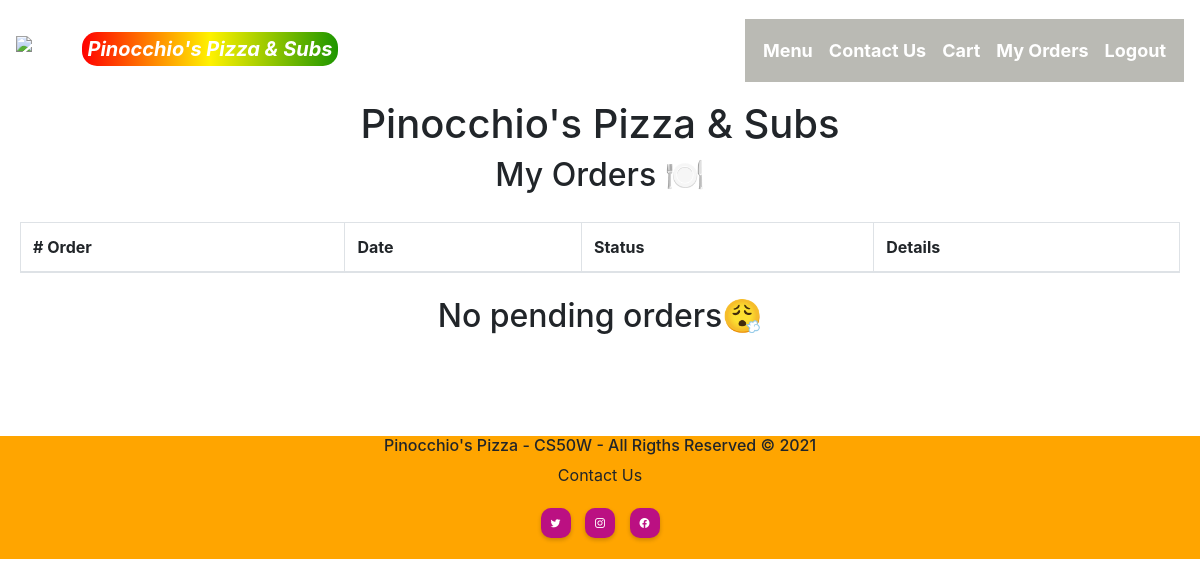
Page /my_orders (signed in) on the earlier database version.
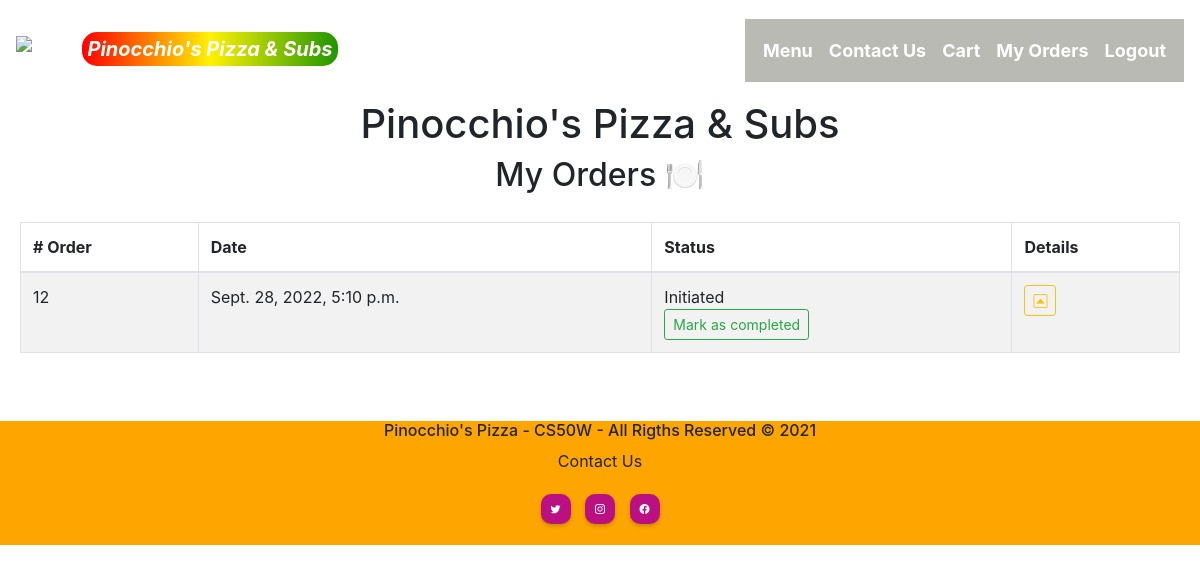
Same page on the later database version.
### orders/models.py (models this page shows, shortened)
class Completed_Orders(models.Model):
    user = models.ForeignKey(User, on_delete=models.CASCADE)
    total = models.DecimalField(max_digits=6, decimal_places=2, default=0.00)
    order_detail = models.CharField(max_length=800, blank=False)
    STATUS = [
        ('Initiated', 'Initiated'),
        ('Completed', 'Completed'),
    ]
    status = models.CharField(
        max_length=64, choices=STATUS, default='Initiated')
    date = models.DateTimeField(auto_now_add=True, blank=True)

### orders/views.py (the view)
# urls.py: path('my_orders', views.my_orders, name='my_orders'),
def my_orders(request):
    gen_order = Completed_Orders.objects.filter(user_id=request.user.id)
    context = {
        "orders": gen_order,
        "admin_orders": Completed_Orders.objects.filter(status ="Initiated")
    }
    return render(request, "orders/orders.html", context)

### orders/templates/orders/orders.html (shortened to what the changed rows need)
{% extends "orders/layout.html" %}
{% block body %}
<h2 class="text-center">My Orders 🍽️</h2>
<div class="card-body">
    <div class="card-text">
        <div class="table-wrapper-scroll-y
                            my-custom-scrollbar" style="display: flex; flex-direction: column-reverse;">
            <table class="table table-bordered table-striped mb-0">
                {% if orders%}
                <thead>
                    <tr>
                        <th scope="col"># Order</th>
                        <th scope="col">Date</th>
                        <th scope="col">Status</th>
                        <th scope="col">Details</th>
                    </tr>
                </thead>
                {%else%}
                <h3 class="text-center">You don't have orders yet</h3>
                {%endif%}
                {% if not user.is_staff %}
                <tbody>
                    {% for order in orders %}
                    <tr>
                        <td>{{order.id}}</td>
                        <td>{{order.date}}</td>
                        <td>
                            {{order.status}} {% if order.status == 'Initiated'%}⌛{% endif %}{%if order.status == 'Completed'%}✅{% endif %}
                        </td>
                        <td>
                            <button type="button" class="btn btn-outline-warning btn-sm" data-toggle="modal" data-target="#{{order.id}}">
                                <i class="bi bi-caret-up-square"></i>
                            </button>
                        </td>
                    </tr>
                            <div class="modal fade" id="{{order.id}}" tabindex="-1" role="dialog" aria-labelledby="exampleModalLabel"
                                aria-hidden="true">
                                <div class="modal-dialog" role="document">
                                    <div class="modal-content">
                                        <div class="modal-header">
                                            <h5 class="modal-title" id="exampleModalLabel">Order Details</h5>
                                            <button type="button" class="close" data-dismiss="modal" aria-label="Close">
                                                <span aria-hidden="true">&times;</span>
                                            </button>
                                        </div>
                                        <div class="modal-body">
                                            {{order.order_detail}}
                                            <p class="text-center"><b>Total Paid:</b> ${{order.total}}</p>
                                        </div>
                                        <div class="modal-footer">
                                            <button type="button" class="btn btn-secondary" data-dismiss="modal">Close</button>
                                        </div>
                                    </div>
                                </div>
                            </div>
                    {% endfor %}
                </tbody>
                {% else %}
                <tbody>
                    {% for order in admin_orders %}
                    <tr>
                        <td>{{order.id}}</td>
                        <td>{{order.date}}</td>
                        <td>
                            {{order.status}}
                            <form action="{% url 'check_order' %}" method="POST">
                                <input type="hidden" name="completed" value="{{order.id}}"><button type="submit" class="btn btn-outline-success btn-sm">Mark as completed</button>
                            </form>
                        </td>
                        <td>
                            <button type="button" class="btn btn-outline-warning btn-sm" data-toggle="modal"
                                data-target="#{{order.id}}">
                                <i class="bi bi-caret-up-square"></i>
                            </button>
                        </td>
                    </tr>
                    {% empty %}
                    <div>
                        <br>
                        <h2 class="text-center">No pending orders😮‍💨</h2>
                        <br>
                    </div>
                    {% endfor %}
                </tbody>
                {% endif %}
            </table>
        </div>
    </div>
</div>
{% endblock %}

Differences in the rows shown:
added Completed_Orders: id "12", date "Sept. 28, 2022, 5:10 p.m.", status "Initiated"
Other differences:
text no longer shown: "No pending orders😮‍💨"
